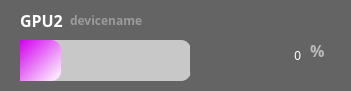
    <widget class="QFrame" name="frame_6">
     <property name="geometry">
      <rect>
       <x>400</x>
       <y>130</y>
       <width>351</width>
       <height>91</height>
      </rect>
     </property>
     <property name="styleSheet">
      <string notr="true">background-color:rgb(100, 100, 100);
border-style:solid;
border-radius: 10px;</string>
     </property>
     <property name="frameShape">
      <enum>QFrame::Shape::StyledPanel</enum>
     </property>
     <property name="frameShadow">
      <enum>QFrame::Shadow::Raised</enum>
     </property>
     <widget class="QLabel" name="cpu_name_10">
      <property name="geometry">
       <rect>
        <x>20</x>
        <y>10</y>
        <width>51</width>
        <height>21</height>
       </rect>
      </property>
      <property name="font">
       <font>
        <family>맑은 고딕</family>
        <pointsize>12</pointsize>
        <italic>false</italic>
        <bold>true</bold>
       </font>
      </property>
      <property name="styleSheet">
       <string notr="true">font: 700 12pt &quot;맑은 고딕&quot;;
color: rgb(255, 255, 255)</string>
      </property>
      <property name="text">
       <string>GPU2</string>
      </property>
     </widget>
     <widget class="QLabel" name="label_19">
      <property name="geometry">
       <rect>
        <x>170</x>
        <y>110</y>
        <width>91</width>
        <height>31</height>
       </rect>
      </property>
      <property name="styleSheet">
       <string notr="true">font: 700 14pt &quot;맑은 고딕&quot;;</string>
      </property>
      <property name="text">
       <string>0%</string>
      </property>
     </widget>
     <widget class="QLabel" name="label_20">
      <property name="geometry">
       <rect>
        <x>30</x>
        <y>140</y>
        <width>131</width>
        <height>31</height>
       </rect>
      </property>
      <property name="styleSheet">
       <string notr="true">font: 700 14pt &quot;맑은 고딕&quot;;</string>
      </property>
      <property name="text">
       <string>MEMORY:</string>
      </property>
     </widget>
     <widget class="QLabel" name="memory_usage_4">
      <property name="geometry">
       <rect>
        <x>170</x>
        <y>140</y>
        <width>91</width>
        <height>31</height>
       </rect>
      </property>
      <property name="styleSheet">
       <string notr="true">font: 700 14pt &quot;맑은 고딕&quot;;</string>
      </property>
      <property name="text">
       <string>0%</string>
      </property>
     </widget>
     <widget class="QProgressBar" name="gpu2_progressBar">
      <property name="geometry">
       <rect>
        <x>20</x>
        <y>40</y>
        <width>171</width>
        <height>41</height>
       </rect>
      </property>
      <property name="styleSheet">
       <string notr="true">QProgressBar{
	background-color : rgb(200, 200, 200);
	border-style:solid;
	border-top-right-radius: 10px;
    border-bottom-right-radius: 10px;
    border-top-left-radius: 0px;
    border-bottom-left-radius: 0px;
	text-align: center;
}

QProgressBar::chunk{
	border-top-right-radius: 10px;
    border-bottom-right-radius: 10px;
    border-top-left-radius: 0px;
    border-bottom-left-radius: 0px;
	
	background-color: qlineargradient(spread:pad, x1:0, y1:0, x2:1, y2:1, stop:0 rgba(210, 0, 238, 255), stop:1 rgba(255, 255, 255, 255));
	
	
		
}</string>
      </property>
      <property name="value">
       <number>24</number>
      </property>
      <property name="textVisible">
       <bool>false</bool>
      </property>
     </widget>
     <widget class="QLabel" name="cpu_name_11">
      <property name="geometry">
       <rect>
        <x>310</x>
        <y>40</y>
        <width>21</width>
        <height>21</height>
       </rect>
      </property>
      <property name="font">
       <font>
        <family>맑은 고딕</family>
        <pointsize>12</pointsize>
        <italic>false</italic>
        <bold>true</bold>
       </font>
      </property>
      <property name="styleSheet">
       <string notr="true">font: 700 12pt &quot;맑은 고딕&quot;;
color: rgb(186, 186, 186);</string>
      </property>
      <property name="text">
       <string>%</string>
      </property>
     </widget>
     <widget class="QLabel" name="cpu_name_12">
      <property name="geometry">
       <rect>
        <x>70</x>
        <y>10</y>
        <width>171</width>
        <height>21</height>
       </rect>
      </property>
      <property name="font">
       <font>
        <family>맑은 고딕</family>
        <pointsize>9</pointsize>
        <italic>false</italic>
        <bold>true</bold>
       </font>
      </property>
      <property name="styleSheet">
       <string notr="true">font: 700 9pt &quot;맑은 고딕&quot;;
color: rgb(155, 155, 155)</string>
      </property>
      <property name="text">
       <string>devicename</string>
      </property>
     </widget>
     <widget class="QLabel" name="gpu2_usage">
      <property name="geometry">
       <rect>
        <x>190</x>
        <y>30</y>
        <width>111</width>
        <height>51</height>
       </rect>
      </property>
      <property name="layoutDirection">
       <enum>Qt::LayoutDirection::RightToLeft</enum>
      </property>
      <property name="styleSheet">
       <string notr="true">font: 700 40pt &quot;맑은 고딕&quot;;
color: rgb(255, 255, 255);</string>
      </property>
      <property name="text">
       <string>0</string>
      </property>
      <property name="alignment">
       <set>Qt::AlignmentFlag::AlignRight|Qt::AlignmentFlag::AlignTrailing|Qt::AlignmentFlag::AlignVCenter</set>
      </property>
     </widget>
    </widget>
